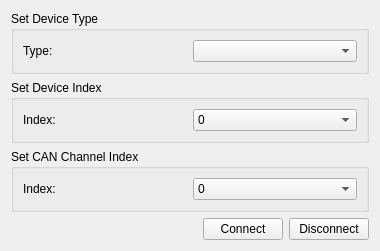
<?xml version="1.0" encoding="UTF-8"?>
<ui version="4.0">
 <class>LXcpCanSettingsWidget</class>
 <widget class="QWidget" name="LXcpCanSettingsWidget">
  <property name="geometry">
   <rect>
    <x>0</x>
    <y>0</y>
    <width>380</width>
    <height>226</height>
   </rect>
  </property>
  <property name="windowTitle">
   <string>Form</string>
  </property>
  <layout class="QVBoxLayout" name="verticalLayout">
   <item>
    <widget class="QGroupBox" name="parametersBox_3">
     <property name="title">
      <string>Set Device Type</string>
     </property>
     <layout class="QGridLayout" name="gridLayout_4">
      <item row="0" column="0">
       <widget class="QLabel" name="baudRateLabel_2">
        <property name="text">
         <string>Type:</string>
        </property>
       </widget>
      </item>
      <item row="0" column="1">
       <widget class="QComboBox" name="devTypeBox">
        <property name="currentText">
         <string/>
        </property>
        <property name="currentIndex">
         <number>-1</number>
        </property>
       </widget>
      </item>
     </layout>
    </widget>
   </item>
   <item>
    <widget class="QGroupBox" name="parametersBox">
     <property name="title">
      <string>Set Device Index</string>
     </property>
     <layout class="QGridLayout" name="gridLayout_2">
      <item row="0" column="0">
       <widget class="QLabel" name="baudRateLabel">
        <property name="text">
         <string>Index:</string>
        </property>
       </widget>
      </item>
      <item row="0" column="1">
       <widget class="QComboBox" name="devIndexBox">
        <property name="currentText">
         <string>0</string>
        </property>
        <property name="currentIndex">
         <number>0</number>
        </property>
        <item>
         <property name="text">
          <string>0</string>
         </property>
        </item>
        <item>
         <property name="text">
          <string>1</string>
         </property>
        </item>
        <item>
         <property name="text">
          <string>2</string>
         </property>
        </item>
        <item>
         <property name="text">
          <string>3</string>
         </property>
        </item>
        <item>
         <property name="text">
          <string>4</string>
         </property>
        </item>
        <item>
         <property name="text">
          <string>5</string>
         </property>
        </item>
        <item>
         <property name="text">
          <string>6</string>
         </property>
        </item>
       </widget>
      </item>
     </layout>
    </widget>
   </item>
   <item>
    <widget class="QGroupBox" name="parametersBox_2">
     <property name="title">
      <string>Set CAN Channel Index</string>
     </property>
     <layout class="QGridLayout" name="gridLayout_3">
      <item row="0" column="0">
       <widget class="QLabel" name="Label_2">
        <property name="text">
         <string>Index:</string>
        </property>
       </widget>
      </item>
      <item row="0" column="1">
       <widget class="QComboBox" name="channelIndexBox">
        <property name="currentText">
         <string>0</string>
        </property>
        <property name="currentIndex">
         <number>0</number>
        </property>
        <item>
         <property name="text">
          <string>0</string>
         </property>
        </item>
        <item>
         <property name="text">
          <string>1</string>
         </property>
        </item>
       </widget>
      </item>
     </layout>
    </widget>
   </item>
   <item>
    <spacer name="verticalSpacer">
     <property name="orientation">
      <enum>Qt::Vertical</enum>
     </property>
     <property name="sizeHint" stdset="0">
      <size>
       <width>20</width>
       <height>0</height>
      </size>
     </property>
    </spacer>
   </item>
   <item>
    <layout class="QHBoxLayout" name="horizontalLayout">
     <item>
      <spacer name="horizontalSpacer">
       <property name="orientation">
        <enum>Qt::Horizontal</enum>
       </property>
       <property name="sizeHint" stdset="0">
        <size>
         <width>96</width>
         <height>20</height>
        </size>
       </property>
      </spacer>
     </item>
     <item>
      <widget class="QPushButton" name="buttonConnect">
       <property name="text">
        <string>Connect</string>
       </property>
      </widget>
     </item>
     <item>
      <widget class="QPushButton" name="buttonDisconnect">
       <property name="text">
        <string>Disconnect</string>
       </property>
      </widget>
     </item>
    </layout>
   </item>
  </layout>
 </widget>
 <resources/>
 <connections/>
</ui>
